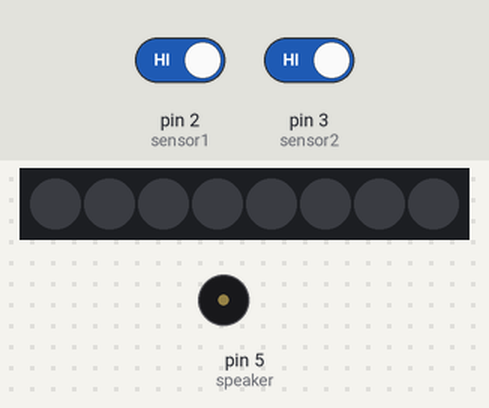
A sketch run on a simulated Arduino Uno, built with avr-gcc and run on an emulated ATmega328P. Parts: 8 RGB LEDs in strip order, left to right, buzzer (waves = sounding). Inputs (shaded band) come from the test bench; at power-on: pin 2 (sensor1) HIGH, pin 3 (sensor2) HIGH.

Above: at 1.2 s.
1.3 s: pin 2 (sensor1) driven LOW
At 2.2 s:
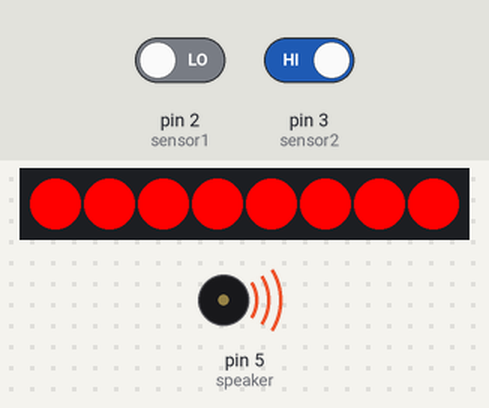
2.8 s: pin 2 (sensor1) driven HIGH
At 4.1 s:
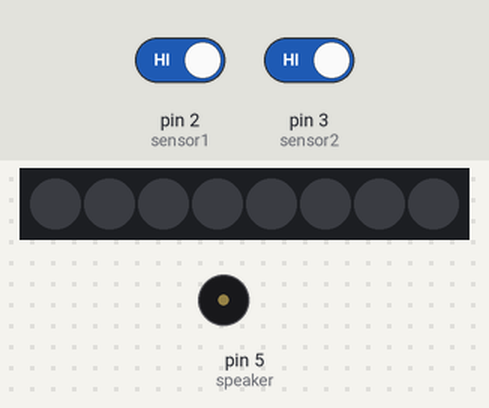
4.4 s: pin 3 (sensor2) driven LOW
At 5.8 s:
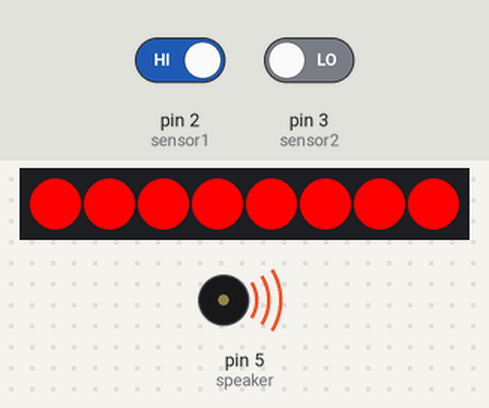
Timing chart, 0 to 11.9 s (numbered marks = the images above; inputs shaded):
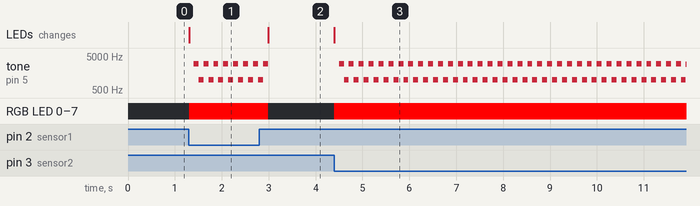

Measured:
- after the input at 1.3 s, tone on pin 5 (speaker): alternates 3000 Hz for 0.11 s and 1000 Hz for 0.11 s, starting after 0.10 s; RGB LED 0–7: off → RGB(255, 0, 0) at once; the LEDs: change at once (image 1)
- after the input at 2.8 s, RGB LED 0–7: RGB(255, 0, 0) → off after 0.19 s; the LEDs: change after 0.19 s (image 2)
- after the input at 4.4 s, tone on pin 5 (speaker): silent → 3000 Hz after 0.10 s, then repeats every 0.21 s: 1000 Hz 0.11 s, 3000 Hz 0.11 s; RGB LED 0–7: off → RGB(255, 0, 0) at once; the LEDs: change at once (image 3)

The sketch:

SweetHeist.ino
```cpp
#include <Adafruit_NeoPixel.h>

// Sensor pins
const int sensor1 = 2;
const int sensor2 = 3;

// Speaker pin
const int speaker = 5;

// LED strip
#define LED_PIN 6
#define NUM_LEDS 8

Adafruit_NeoPixel strip(NUM_LEDS, LED_PIN, NEO_GRB + NEO_KHZ800);

void setup() {
  pinMode(sensor1, INPUT);
  pinMode(sensor2, INPUT);
  pinMode(speaker, OUTPUT);

  strip.begin();
  strip.show(); // LEDs off
}

void loop() {
  int beam1 = digitalRead(sensor1);
  int beam2 = digitalRead(sensor2);

  // If either beam is broken
  if (beam1 == LOW || beam2 == LOW) {
    setColor(255, 0, 0); // RED

    // WEE-OO siren
    for (int freq = 1000; freq <= 3000; freq += 100) {
      tone(speaker, freq);
      delay(5);
    }
    for (int freq = 3000; freq >= 1000; freq -= 100) {
      tone(speaker, freq);
      delay(5);
    }

  } else {
    setColor(0, 0, 0); // OFF
    noTone(speaker);   // silence
  }
}

// Set all LEDs
void setColor(int r, int g, int b) {
  for (int i = 0; i < NUM_LEDS; i++) {
    strip.setPixelColor(i, strip.Color(r, g, b));
  }
  strip.show();
}
```
